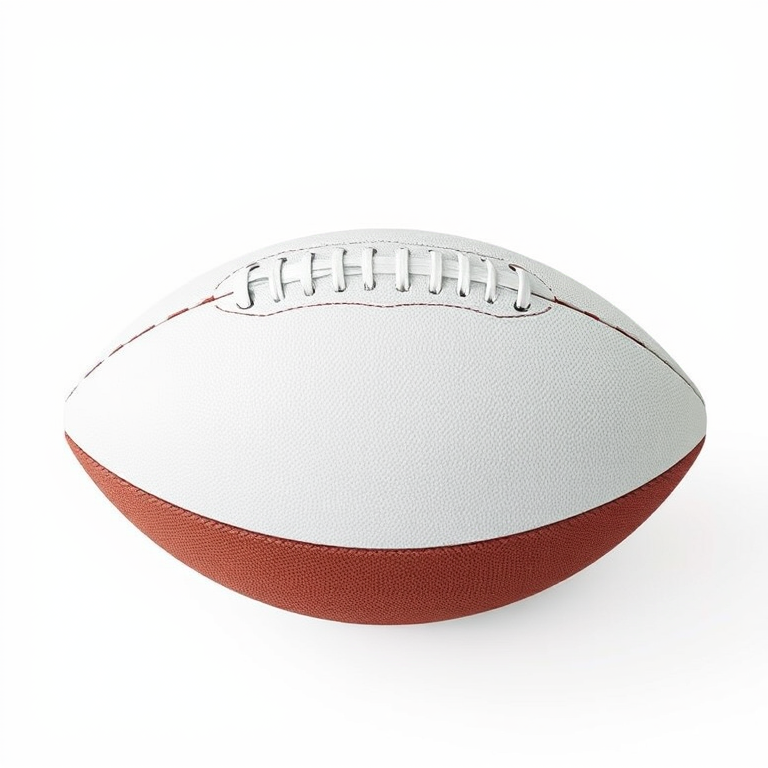
#> input picture artifacts/visual-proof/american-football-held-installed-20260913-1202/reference_input.png, 768 x 768 px
$ python -i stage_museum_art.py   (imports and definitions only)
#> lines starting #> are read from the running program, lines starting #| are printed output that depends on the picture; after the words box and inside, x2 and y2 are one past the last pixel; in counts of white or black regions, pixels touching at a corner belong together
#> in stage_work, opened is the input picture: PIL image 768x768 RGB; mean R, G, B 237.2, 232.9, 231.8
"""Stage Chronos2 works into the repo as museum exhibits.

**The game must never read `C:\\chronos2` at runtime.** The launcher already treats Chronos as
optional, and a buyer's machine has no such directory — a museum that reads a sibling product's
working folder would be twelve empty rooms on every machine but this one. So this runs at
author time, copies what it selects into `assets/museum/`, and writes a manifest the engine
reads instead.

Two rules carried across from Chronos2's own museum concept
(`C:\\chronos2\\crates\\chronos_cli\\src\\gallery_exhibit.rs`) rather than rediscovered:

1. **`title_from_prompt`** — the placard title comes from the run's own `human_prompt.txt`,
   title-cased with display noise dropped.
2. **Runs whose own vista was `museum_wall` are excluded.** A photograph of a gallery wall must
   never be hung on a gallery wall.

And one rule from `docs/ledger/2026/09/plan_2026-09-11_2130_museum_arches.md`:

3. **A placard states what the bundle records, and nothing else.** Title from the prompt, date
   from the run directory name, provenance hash from the bundle's own manifest. If a bundle
   lacks a field the placard omits that line rather than filling it in. No invented artist, no
   invented year, no generated wall text.

Run:  python scripts/stage_museum_art.py
      python scripts/stage_museum_art.py --limit 60 --source C:\\chronos2\\out\\first_light
"""

from __future__ import annotations

import argparse
import json
from dataclasses import dataclass
from pathlib import Path

from PIL import Image, ImageDraw, ImageFont

SOURCE = Path(r"C:\chronos2\out\first_light")
OUT_DIR = Path("assets/museum")

# Twelve chambers, three hangings each. Three rather than five because a wall-sized work is up
# to 5m across, and two of those do not fit on a 9m side wall 3.6m apart.
# `castle.rs` is the authority; this constant is checked
# against it by an engine test so the two cannot drift.
DEFAULT_LIMIT = 36

# A hung work is about 1.6m wide and the player can stand a metre from it, so more than this is
# texture memory spent on detail nobody can resolve. Sixty of them at 768px is the budget.
WORK_MAX_PIXELS = 768

PLACARD_SIZE = (512, 168)
PLACARD_PLATE = (28, 26, 24)
PLACARD_TITLE = (238, 230, 214)
PLACARD_BODY = (172, 164, 150)

# Windows ships these; the game's own UI is monospaced, so the placards match it.
FONT_CANDIDATES = [
    r"C:\Windows\Fonts\consolab.ttf",
    r"C:\Windows\Fonts\consola.ttf",
    r"C:\Windows\Fonts\segoeui.ttf",
]


def log(*parts: object) -> None:
    print("[museum-art]", *parts, flush=True)


@dataclass
class Exhibit:
    run: str
    title: str
    created: str
    image: str
    placard: str
    width: int
    height: int
    prompt: str
    integrity_hash: str | None


# [80 lines left out: functions title_from_prompt, is_run_dir, read_json, run_vista, is_museum_view, integrity_hash, not called in this run]


def created_date(run: str) -> str:
    return f"{run[0:4]}-{run[4:6]}-{run[6:8]}"


# [61 lines left out: functions source_image, load_font, render_placard, not called in this run]


def trim_to_content(image: Image.Image) -> Image.Image:
    """Crop away the render's empty backdrop.

    The Chronos2 showroom hero puts a small subject in the middle of a large flat backdrop.
    Mounted as-is the work arrives on a gallery wall as a postage stamp in a sea of grey, and
    the mat this script adds makes it worse. The backdrop is a near-uniform colour, so the
    subject is whatever differs from the corner pixel.

    Falls back to the whole image whenever the detection is not confident — a bad crop is an
    edit to someone's work, and doing nothing is the safer failure.
    """
    grey = image.convert("L")
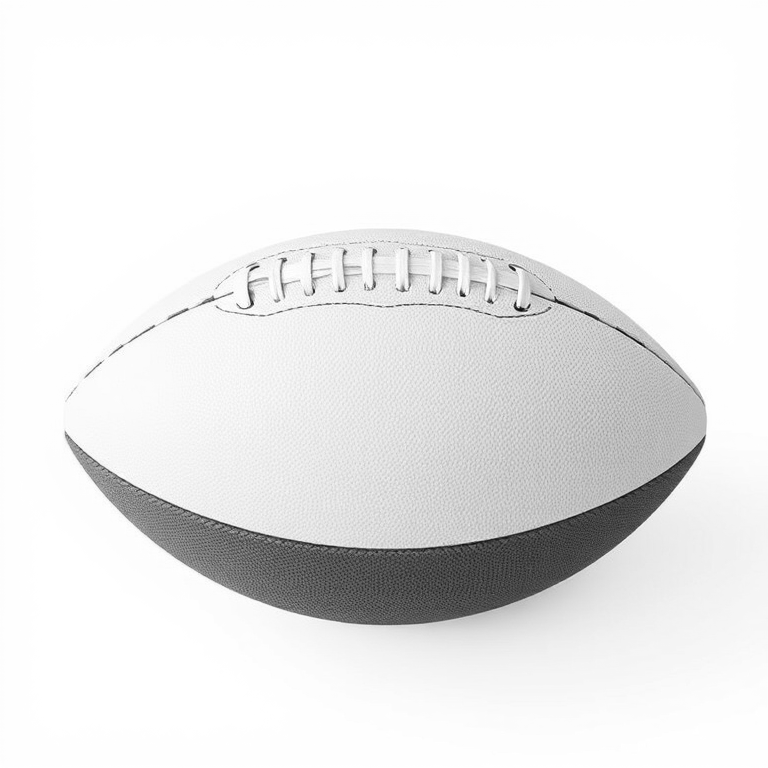
#> grey: PIL image 768x768 L; min 7, max 255, mean 234.1
    corner = grey.getpixel((1, 1))
#> corner = 254
    mask = grey.point(lambda v: 255 if abs(v - corner) > 12 else 0)
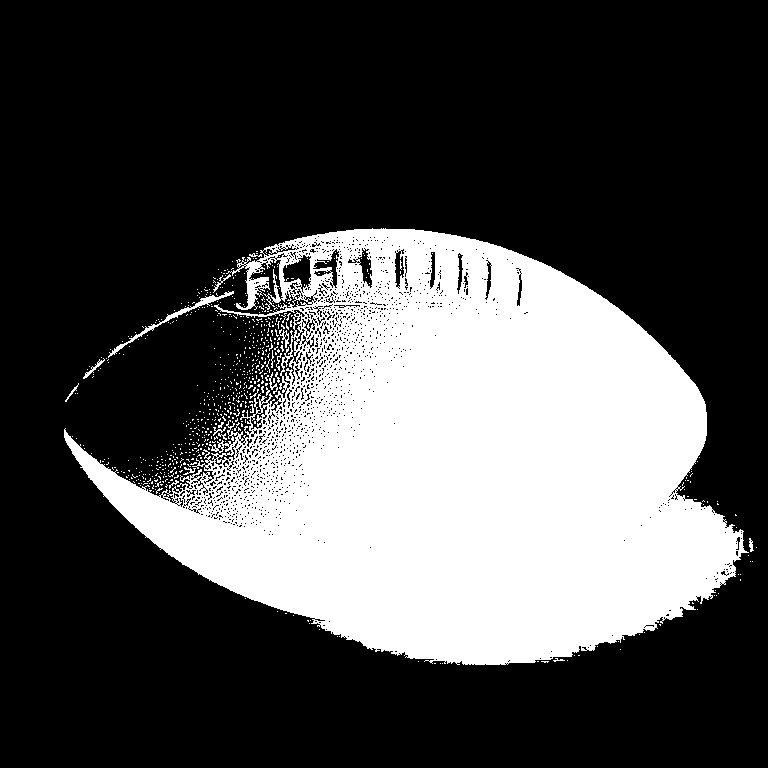
#> mask: PIL image 768x768 L; 30% white; 685 white regions (666 under 20 px), largest, box (x1, y1, x2, y2) and area: (64, 228, 749, 665) 174220, (108, 291, 234, 358) 536, (83, 358, 105, 379) 88
    box = mask.getbbox()
#> box = (64, 228, 757, 665)
    if box is None:
        return image

    left, upper, right, lower = box
#> left = 64; upper = 228; right = 757; lower = 665
    width, height = right - left, lower - upper
#> width = 693; height = 437
    if width < image.width * 0.05 or height < image.height * 0.05:
        return image
    if width > image.width * 0.98 and height > image.height * 0.98:
        return image

    # Breathing room around the subject, in the spirit of a mount rather than a tight crop.
    margin = int(max(width, height) * 0.10)
#> margin = 69
    return image.crop(
        (
            max(0, left - margin),
            max(0, upper - margin),
            min(image.width, right + margin),
            min(image.height, lower + margin),
        )
    )
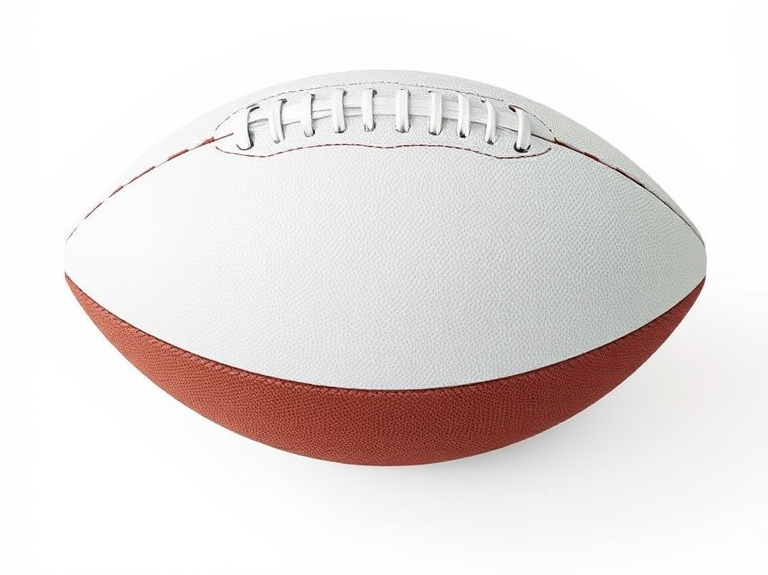
#> returned value: PIL image 768x575 RGB; mean R, G, B 231.5, 225.6, 224.3


# Below this much variation across the trimmed image there is nothing in the picture. Some
# first-light runs produced an all-black frame or a flat backdrop with no subject; hanging one
# in a gallery is hanging an empty rectangle and calling it a work.
MIN_CONTENT_STDDEV = 9.0


# [15 lines left out: function has_visible_content, not called in this run]


def stage_work(source: Path, out: Path) -> tuple[int, int]:
    """Write one work at the wall-panel size, keeping its own aspect ratio.

    No mat, no fixed plate. Chronos2's gallery reads each image's real dimensions and builds a
    frame around whatever it gets — `ar = aw/ah`, then `AW = AH*ar` — so the frame follows the
    art. Forcing every work onto a common 4:3 plate to suit one fixed frame asset is that rule
    backwards, and it is what made the paintings small.
    """
    with Image.open(source) as opened:
        image = trim_to_content(opened.convert("RGB"))

    image.thumbnail((WORK_MAX_PIXELS, WORK_MAX_PIXELS), Image.LANCZOS)
#> (the run stopped early here; a loop or call above may not have finished)
